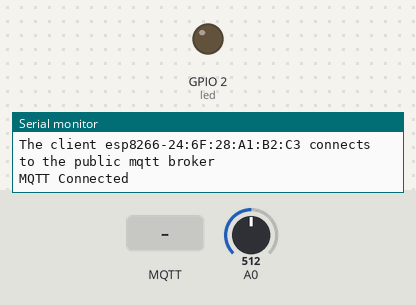
The sketch below on a simulated ESP8266 (NodeMCU). Parts: output pins drawn as LEDs (lit = HIGH), the last lines printed to the serial monitor. The test bench sets the inputs (shaded band); at power-on: A0 = 512. WiFi joins after 1.5 s; servers stay silent unless stated; no MQTT or app messages arrive unless stated.

Above: at 2.7 s.
2.8 s: MQTT message "OFF" arrives on the first subscribed topic
At 4.2 s:
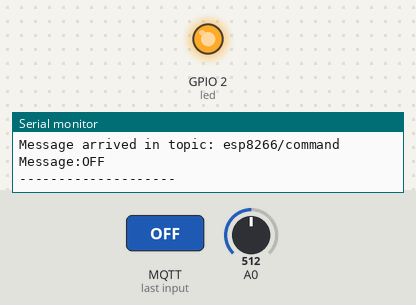
5.8 s: MQTT message "ON" arrives on the first subscribed topic
At 6.5 s:
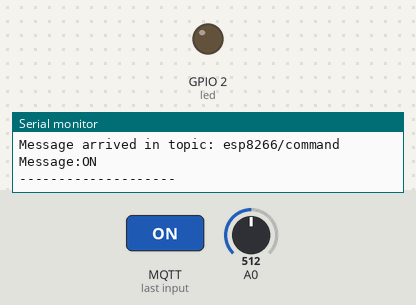
Timing chart, 0 to 8.8 s (numbered marks = the images above; inputs shaded):
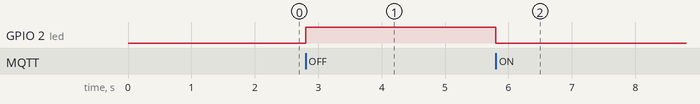

The sketch:

esp_network.ino
```cpp
#include "Config.h"
#include "WIFI.h"
#include "Server.h"
#include "MQTT.h"

unsigned long lastMsg = 0;

void setup() {
  pinMode(led, OUTPUT);
  Serial.begin(115200);
  init_WIFI(WIFI_START_MODE_CLIENT);
  init_server();
  init_MQTT();
  mqtt_cli.subscribe("esp8266/command");
}

void loop() {
  server.handleClient();
  mqtt_cli.loop();

  unsigned long now = millis();
  if (now - lastMsg > 2000) {
    lastMsg = now;
    int data = analogRead(A0);
    mqtt_cli.publish("esp8266/sensor", String(data).c_str());
  }
}
```

MQTT.h
```cpp
#include <PubSubClient.h>

PubSubClient mqtt_cli(wifiClient);

void callback(char *topic, byte *payload, unsigned int length) {
    Serial.print("Message arrived in topic: ");
    Serial.println(topic);
    String message = "";
    for (int i = 0; i < length; i++) {
        message += (char)payload[i];
    }
    Serial.print("Message:");
    Serial.println(message);

    if (String(topic) == "esp8266/command") {
        if (message == "ON") {
            digitalWrite(led, LOW);
        } else if (message == "OFF") {
            digitalWrite(led, HIGH);
        }
    }
    Serial.println("--------------------");
}

void init_MQTT(){
  mqtt_cli.setServer(mqtt_broker, mqtt_port);
  mqtt_cli.setCallback(callback);
  while (!mqtt_cli.connected()) {
      String client_id = "esp8266-" + String(WiFi.macAddress());
      Serial.print("The client " + client_id);
      Serial.println(" connects to the public mqtt broker\n");
      if (mqtt_cli.connect(client_id.c_str())){
          Serial.println("MQTT Connected");
      } else {
          Serial.print("failed with state ");
          Serial.println(mqtt_cli.state());
          delay(2000);
      }
  }
}
```

Server.h
```cpp
#include <ESP8266WebServer.h>

ESP8266WebServer server(80);

void handleRoot() {
  server.send(200,
              "text/html",
              "<form action=\"/LED\" method=\"POST\"><input type=\"submit\" value=\"Toggle LED\"></form>");
}

void handleLED() {
  digitalWrite(led, !digitalRead(led));
  server.sendHeader("Location","/");
  server.send(303);
}

void handleSENSOR() {
  int data = analogRead(A0);
  //server.sendHeader("Location","/");
  server.send(200, "text/html", String(data));
}

void handleNotFound(){
  server.send(404, "text/plain", "404: Not found");
}

void init_server() {
  server.on("/", HTTP_GET, handleRoot);
  server.on("/LED", HTTP_POST, handleLED);
  server.on("/SENSOR", HTTP_GET, handleSENSOR);
  server.onNotFound(handleNotFound);
  server.begin();
  Serial.println("HTTP server started");
}
```

WIFI.h
```cpp
#include <ESP8266WiFi.h>
#include <WiFiClient.h>
#include <ESP8266WiFiMulti.h>

ESP8266WiFiMulti wifiMulti;
WiFiClient wifiClient;

String id() {
  uint8_t mac[WL_MAC_ADDR_LENGTH];
  WiFi.softAPmacAddress(mac);
  String macID = String(mac[WL_MAC_ADDR_LENGTH-2], HEX);
  macID = macID + String(mac[WL_MAC_ADDR_LENGTH-1], HEX);
  return macID;
}

void start_AP_mode() {
  IPAddress AP_IP(192, 168, 4, 1);
  Serial.println("Attempt to start WiFi AP");
  WiFi.disconnect();
  WiFi.mode(WIFI_AP);
  WiFi.softAPConfig(AP_IP, AP_IP, IPAddress(255, 255, 255, 0));
  WiFi.softAP(SSID_AP + "_" + id(), PASSWORD_AP);
  Serial.println("WiFi AP is up, see " + SSID_AP + "_" + id());
}

void start_client_mode() {
  Serial.print("Trying to set client to ssid: ");
  Serial.println(SSID_CLI);
  wifiMulti.addAP(SSID_CLI.c_str(), SSID_PASSWORD.c_str());
  while(wifiMulti.run() != WL_CONNECTED) {
  }
  Serial.print("Successfuly connected to Router");
}

void init_WIFI(bool mode) {
  if (mode == WIFI_START_MODE_CLIENT) {
    start_client_mode();
    String ip = WiFi.localIP().toString();
    Serial.print("My IP addres is: ");
    Serial.println(ip);
  } else {
    start_AP_mode();

  }
}
```

Config.h
```cpp
const bool WIFI_START_MODE_CLIENT = true;
const bool WIFI_START_MODE_AP = false;

String SSID_AP = "esp8266";
String PASSWORD_AP = "12345678";

int led = LED_BUILTIN;

String SSID_CLI = "kent";
String SSID_PASSWORD = "530909";

char* mqtt_broker = "broker.emqx.io";
const int mqtt_port = 1883;
```

Measured:
- after the input at 2.8 s, GPIO 2 (led): LOW → HIGH at once
- after the input at 5.8 s, GPIO 2 (led): HIGH → LOW at once
